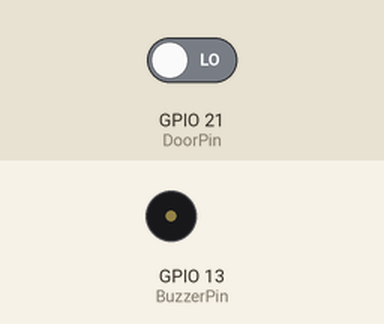
Simulated run of this program. Board: Raspberry Pi (BCM pin numbers). Shown: buzzer (waves = sounding). The inputs (shaded band) are chosen by the test bench; at power-on: GPIO 21 (DoorPin) LOW.

Above: at 1.2 s.
1.3 s: GPIO 21 (DoorPin) driven HIGH
At 1.47 s:
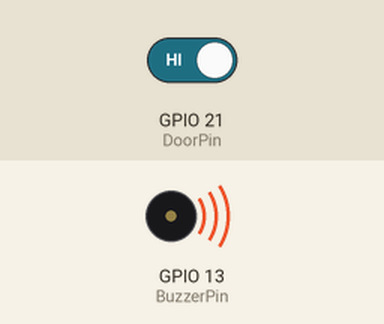
Timing chart, 0 to 4.3 s (numbered marks = the images above; inputs shaded):
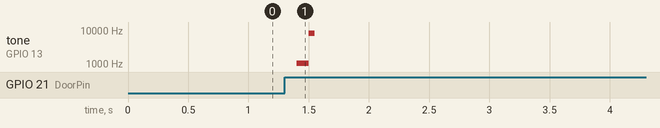

The program:

doorBuzzer.py
```python
import RPi.GPIO as GPIO
import time

BuzzerPin = 13
DoorPin = 21

GPIO.setwarnings(False)
GPIO.setmode(GPIO.BCM)
GPIO.setup(BuzzerPin, GPIO.OUT)
GPIO.setup(DoorPin, GPIO.IN, pull_up_down = GPIO.PUD_DOWN)

global Buzz

def play_open():
    Buzz.start(50)
    Buzz.ChangeFrequency(1046)
    time.sleep(0.1)
    Buzz.ChangeFrequency(7902)
    time.sleep(0.05)
    Buzz.stop()

def play_close():
    Buzz.start(50)
    Buzz.ChangeFrequency(7902)
    time.sleep(0.1)
    Buzz.ChangeFrequency(1046)
    time.sleep(0.05)
    Buzz.stop()


Buzz = GPIO.PWM(BuzzerPin, 440)
if __name__ == "__main__":
    door = GPIO.input(DoorPin)
    while(True):
        door_now = GPIO.input(DoorPin)
        if door_now is not door:
            if door is 1:
                play_close()
                door = 0
            else:
                play_open()
                door = 1
        time.sleep(0.2)
```

Measured:
- after the input at 1.3 s, tone on GPIO 13 (BuzzerPin): silent → 1046 Hz after 0.10 s, → 7902 Hz 0.10 s later, → silent 0.05 s later
